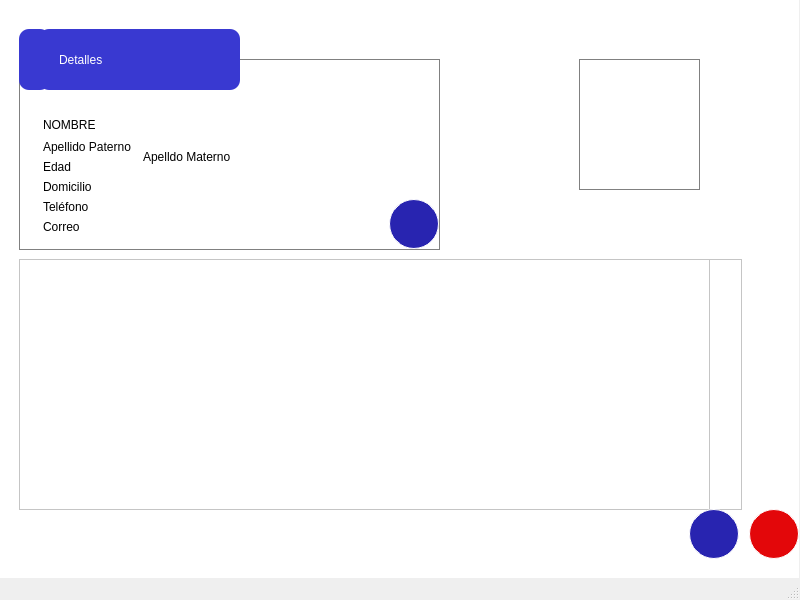
<?xml version="1.0" encoding="UTF-8"?>
<ui version="4.0">
 <class>MainWindow</class>
 <widget class="QMainWindow" name="MainWindow">
  <property name="geometry">
   <rect>
    <x>0</x>
    <y>0</y>
    <width>800</width>
    <height>600</height>
   </rect>
  </property>
  <property name="windowTitle">
   <string>MainWindow</string>
  </property>
  <widget class="QWidget" name="centralwidget">
   <widget class="QWidget" name="widget" native="true">
    <property name="geometry">
     <rect>
      <x>-1</x>
      <y>-1</y>
      <width>800</width>
      <height>591</height>
     </rect>
    </property>
    <property name="styleSheet">
     <string notr="true">background-color: rgb(255, 255, 255);</string>
    </property>
    <widget class="QWidget" name="widget_2" native="true">
     <property name="geometry">
      <rect>
       <x>40</x>
       <y>30</y>
       <width>201</width>
       <height>61</height>
      </rect>
     </property>
     <property name="styleSheet">
      <string notr="true">background-color: rgb(57, 57, 209);
border-radius: 10px;</string>
     </property>
     <widget class="QLabel" name="label">
      <property name="geometry">
       <rect>
        <x>20</x>
        <y>10</y>
        <width>141</width>
        <height>41</height>
       </rect>
      </property>
      <property name="styleSheet">
       <string notr="true">color: rgb(255, 255, 255);
font: 20pt &quot;Trebuchet MS&quot;;</string>
      </property>
      <property name="text">
       <string>Detalles</string>
      </property>
     </widget>
    </widget>
    <widget class="QPushButton" name="button_volver">
     <property name="geometry">
      <rect>
       <x>20</x>
       <y>30</y>
       <width>31</width>
       <height>61</height>
      </rect>
     </property>
     <property name="cursor">
      <cursorShape>PointingHandCursor</cursorShape>
     </property>
     <property name="styleSheet">
      <string notr="true">background-color: rgb(57, 57, 209);
border-radius: 10px;</string>
     </property>
     <property name="text">
      <string/>
     </property>
     <property name="icon">
      <iconset>
       <normaloff>Icon/back.png</normaloff>Icon/back.png</iconset>
     </property>
    </widget>
    <widget class="QWidget" name="widget_3" native="true">
     <property name="geometry">
      <rect>
       <x>20</x>
       <y>60</y>
       <width>421</width>
       <height>191</height>
      </rect>
     </property>
     <property name="styleSheet">
      <string notr="true">border: 1px solid gray;
font: 10pt &quot;Trebuchet MS&quot;;
</string>
     </property>
     <widget class="QLabel" name="Nombre">
      <property name="geometry">
       <rect>
        <x>20</x>
        <y>50</y>
        <width>221</width>
        <height>31</height>
       </rect>
      </property>
      <property name="styleSheet">
       <string notr="true">border: 1px solid white;
font: 75 15pt &quot;Trebuchet MS&quot;;</string>
      </property>
      <property name="text">
       <string>NOMBRE</string>
      </property>
     </widget>
     <widget class="QLabel" name="ApPaterno">
      <property name="geometry">
       <rect>
        <x>20</x>
        <y>80</y>
        <width>221</width>
        <height>16</height>
       </rect>
      </property>
      <property name="styleSheet">
       <string notr="true">border: 1px solid white;</string>
      </property>
      <property name="text">
       <string>Apellido Paterno</string>
      </property>
     </widget>
     <widget class="QLabel" name="ApMaterno">
      <property name="geometry">
       <rect>
        <x>120</x>
        <y>90</y>
        <width>111</width>
        <height>16</height>
       </rect>
      </property>
      <property name="styleSheet">
       <string notr="true">border: 1px solid white;</string>
      </property>
      <property name="text">
       <string>Apelldo Materno</string>
      </property>
     </widget>
     <widget class="QLabel" name="Edad">
      <property name="geometry">
       <rect>
        <x>20</x>
        <y>100</y>
        <width>51</width>
        <height>16</height>
       </rect>
      </property>
      <property name="styleSheet">
       <string notr="true">border: 1px solid white;</string>
      </property>
      <property name="text">
       <string>Edad</string>
      </property>
     </widget>
     <widget class="QLabel" name="Domicilio">
      <property name="geometry">
       <rect>
        <x>20</x>
        <y>120</y>
        <width>361</width>
        <height>16</height>
       </rect>
      </property>
      <property name="styleSheet">
       <string notr="true">border: 1px solid white;</string>
      </property>
      <property name="text">
       <string>Domicilio</string>
      </property>
     </widget>
     <widget class="QLabel" name="Telefono">
      <property name="geometry">
       <rect>
        <x>20</x>
        <y>140</y>
        <width>131</width>
        <height>16</height>
       </rect>
      </property>
      <property name="styleSheet">
       <string notr="true">border: 1px solid white;</string>
      </property>
      <property name="text">
       <string>Teléfono</string>
      </property>
     </widget>
     <widget class="QPushButton" name="button_editar">
      <property name="geometry">
       <rect>
        <x>370</x>
        <y>140</y>
        <width>50</width>
        <height>50</height>
       </rect>
      </property>
      <property name="cursor">
       <cursorShape>PointingHandCursor</cursorShape>
      </property>
      <property name="styleSheet">
       <string notr="true">background-color: rgb(40, 36, 176);
border: 1px solid white;
border-radius:25px;</string>
      </property>
      <property name="text">
       <string/>
      </property>
      <property name="icon">
       <iconset>
        <normaloff>Icon/edit.png</normaloff>Icon/edit.png</iconset>
      </property>
      <property name="iconSize">
       <size>
        <width>20</width>
        <height>20</height>
       </size>
      </property>
     </widget>
     <widget class="QLabel" name="Correo">
      <property name="geometry">
       <rect>
        <x>20</x>
        <y>160</y>
        <width>311</width>
        <height>16</height>
       </rect>
      </property>
      <property name="styleSheet">
       <string notr="true">border: 1px solid white;</string>
      </property>
      <property name="text">
       <string>Correo</string>
      </property>
     </widget>
    </widget>
    <widget class="QListWidget" name="lista_escenarios">
     <property name="geometry">
      <rect>
       <x>20</x>
       <y>260</y>
       <width>691</width>
       <height>251</height>
      </rect>
     </property>
     <property name="cursor" stdset="0">
      <cursorShape>PointingHandCursor</cursorShape>
     </property>
    </widget>
    <widget class="QPushButton" name="button_nuevoescenario">
     <property name="geometry">
      <rect>
       <x>690</x>
       <y>510</y>
       <width>50</width>
       <height>50</height>
      </rect>
     </property>
     <property name="cursor">
      <cursorShape>PointingHandCursor</cursorShape>
     </property>
     <property name="styleSheet">
      <string notr="true">background-color: rgb(40, 36, 176);
border: 1px solid white;
border-radius:25px;</string>
     </property>
     <property name="text">
      <string/>
     </property>
     <property name="icon">
      <iconset>
       <normaloff>Icon/nuevo.png</normaloff>Icon/nuevo.png</iconset>
     </property>
     <property name="iconSize">
      <size>
       <width>20</width>
       <height>20</height>
      </size>
     </property>
    </widget>
    <widget class="QLabel" name="label_foto">
     <property name="geometry">
      <rect>
       <x>580</x>
       <y>60</y>
       <width>121</width>
       <height>131</height>
      </rect>
     </property>
     <property name="styleSheet">
      <string notr="true">border: 1px solid gray;</string>
     </property>
     <property name="text">
      <string/>
     </property>
    </widget>
    <widget class="QPushButton" name="button_eliminarPaciente">
     <property name="geometry">
      <rect>
       <x>750</x>
       <y>510</y>
       <width>50</width>
       <height>50</height>
      </rect>
     </property>
     <property name="cursor">
      <cursorShape>PointingHandCursor</cursorShape>
     </property>
     <property name="styleSheet">
      <string notr="true">background-color: rgb(227, 7, 10);
border: 1px solid white;
border-radius:25px;</string>
     </property>
     <property name="text">
      <string/>
     </property>
     <property name="icon">
      <iconset>
       <normaloff>Icon/trash.png</normaloff>Icon/trash.png</iconset>
     </property>
     <property name="iconSize">
      <size>
       <width>20</width>
       <height>20</height>
      </size>
     </property>
    </widget>
    <widget class="QListWidget" name="lista_escenarios_2">
     <property name="geometry">
      <rect>
       <x>710</x>
       <y>260</y>
       <width>33</width>
       <height>251</height>
      </rect>
     </property>
     <property name="cursor" stdset="0">
      <cursorShape>PointingHandCursor</cursorShape>
     </property>
    </widget>
    <zorder>lista_escenarios_2</zorder>
    <zorder>widget_3</zorder>
    <zorder>widget_2</zorder>
    <zorder>button_volver</zorder>
    <zorder>lista_escenarios</zorder>
    <zorder>button_nuevoescenario</zorder>
    <zorder>label_foto</zorder>
    <zorder>button_eliminarPaciente</zorder>
   </widget>
  </widget>
  <widget class="QMenuBar" name="menubar">
   <property name="geometry">
    <rect>
     <x>0</x>
     <y>0</y>
     <width>800</width>
     <height>21</height>
    </rect>
   </property>
  </widget>
  <widget class="QStatusBar" name="statusbar"/>
 </widget>
 <resources/>
 <connections/>
</ui>
